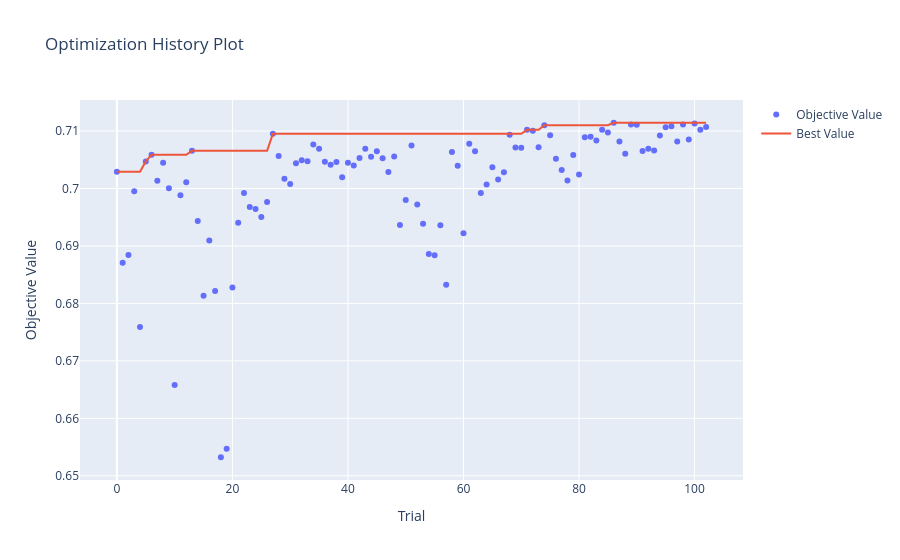
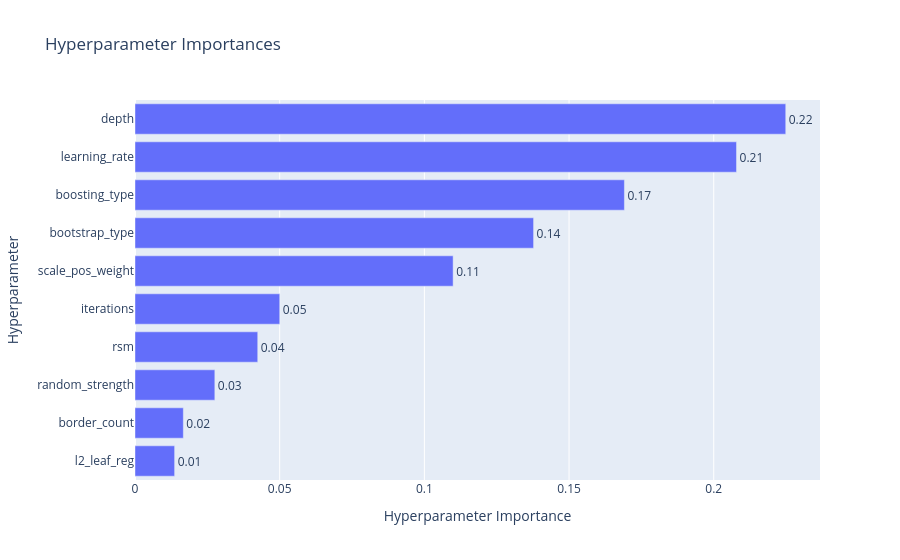

The notebook cell saved with these charts, in order:
### Markdown cell above
### 100k

### Code cell
# Parameter tuning settings
timeout_seconds = 60 * 60 * 3
no_improvement_trials = 100

# Split the 100k dataset to evaluate on holdout after tuning
X_tuning = train_100k_X.head(80000)
y_tuning = train_100k_y_cat.head(80000)
X_val_holdout = train_100k_X.tail(20000)
y_val_holdout = train_100k_y_cat.tail(20000)


# Define the objective function for Optuna to optimize
def objective_catboost(trial):
    # Possible parameters to tune with ranges
    params = {
        "iterations": trial.suggest_int(
            "iterations", 100, 1000
        ),  # Number of boosting rounds (equivalent to n_estimators)
        "learning_rate": trial.suggest_float(
            "learning_rate", 0.005, 0.2, log=True
        ),  # Step size
        "depth": trial.suggest_int(
            "depth", 2, 10
        ),  # Max tree depth. Low to reduce overfitting on small datasets
        "l2_leaf_reg": trial.suggest_float(
            "l2_leaf_reg", 1e-8, 100.0, log=True
        ),  # L2 regularization (equivalent to reg_lambda/reg_alpha)
        "random_strength": trial.suggest_float(
            "random_strength", 1e-3, 10.0, log=True
        ),  # Amount of randomness in scoring splits
        "rsm": trial.suggest_float(
            "rsm", 0.2, 1.0
        ),  # Random subspace method (feature subsampling, equivalent to colsample_bytree)
        "border_count": trial.suggest_int(
            "border_count", 64, 254
        ),  # Max bins for continuous features (equivalent to max_bin)
        "scale_pos_weight": trial.suggest_float(
            "scale_pos_weight", 2.0, 10.0
        ),  # Class balancing weight for imbalanced target
        "objective": "Logloss",  # Binary classification objective
        "random_seed": 42,  # Fixed seed for reproducibility
        "thread_count": 1,  # Use single thread to avoid issues with parallelism in Optuna (equivalent to n_jobs)
        "verbose": False,  # Suppress CatBoost output
        "boosting_type": trial.suggest_categorical(
            "boosting_type", ["Plain", "Ordered"]
        ),  # Boosting type
        "bootstrap_type": trial.suggest_categorical(
            "bootstrap_type", ["Bayesian", "Bernoulli", "MVS"]
        ),  # Bootstrap method for sampling data
        "cat_features": cat_cols,  # Categorical features
        "verbose": False,  # Suppress CatBoost output
    }

    if params["boosting_type"] == "Ordered":  # Ordered boosting
        params["grow_policy"] = "SymmetricTree"  # Growth of trees
    else:
        params["grow_policy"] = trial.suggest_categorical(
            "grow_policy", ["SymmetricTree", "Depthwise", "Lossguide"]
        )  # Growth of trees

    if params["grow_policy"] == "Lossguide":  # Lossguide grow policy
        params["max_leaves"] = trial.suggest_int(
            "max_leaves", 5, 512
        )  # Max leaves per tree. Low to prevent memorizing small data
        params["min_data_in_leaf"] = trial.suggest_int(
            "min_data_in_leaf", 10, 500
        )  # Min data in one leaf (equivalent to min_child_samples)
        params["score_function"] = "L2"  # Scoring function for split quality
    elif params["grow_policy"] == "Depthwise":  # Depthwise grow policy
        params["min_data_in_leaf"] = trial.suggest_int(
            "min_data_in_leaf", 10, 500
        )  # Min data in one leaf (equivalent to min_child_samples)
        params["score_function"] = trial.suggest_categorical(
            "score_function", ["L2", "Cosine"]
        )  # Scoring function for split quality
    else:
        params["score_function"] = trial.suggest_categorical(
            "score_function", ["L2", "Cosine"]
        )  # Scoring function for split quality

    if params["bootstrap_type"] == "Bayesian":  # Bayesian bootstrap
        params["bagging_temperature"] = trial.suggest_float(
            "bagging_temperature", 0, 10
        )  # Intensity of Bayesian bootstrap
    else:
        params["subsample"] = trial.suggest_float(
            "subsample", 0.2, 1.0
        )  # Subsample ratio

    # TimeSeriesSplit to respect temporal order of data 5 splits for 5-fold CV
    tscv = TimeSeriesSplit(n_splits=5)
    cv_scores = []

    # 5-fold CV cycle
    for train_idx, val_idx in tscv.split(X_tuning):
        X_tr, X_val = X_tuning.iloc[train_idx], X_tuning.iloc[val_idx]
        y_tr, y_val = y_tuning.iloc[train_idx], y_tuning.iloc[val_idx]

        model = CatBoostClassifier(**params)

        # Suppress warnings during fitting
        with warnings.catch_warnings():
            warnings.simplefilter("ignore")
            model.fit(X_tr, y_tr)

        # Calculate AUC
        preds = model.predict_proba(X_val)[:, 1]
        cv_scores.append(roc_auc_score(y_val, preds))

    # Return mean AUC across folds as the objective value to maximize
    return np.mean(cv_scores)


# Custom callback to stop optimization if no improvement in best AUC for a certain number of trials
def stop_optuna(study, trial):
    if study.best_trial.number + no_improvement_trials <= trial.number:
        print(
            f"\n[Early Stop] No improvement in {no_improvement_trials} trials. Stopping optimization."
        )
        study.stop()


# Create Optuna study and optimize
study_catboost = optuna.create_study(
    direction="maximize", sampler=optuna.samplers.TPESampler(seed=42)
)
study_catboost.optimize(
    objective_catboost, timeout=timeout_seconds, n_jobs=-1, callbacks=[stop_optuna]
)

# Print best results and optimal parameters
print("\n" + "=" * 40)
print(f"BEST AUC: {study_catboost.best_value:.4f}")
print("BEST PARAMETERS:")

print("best_params = {")
for k, v in study_catboost.best_params.items():
    if isinstance(v, str):
        print(f'    "{k}": "{v}",')
    else:
        print(f'    "{k}": {v},')
print("}")

# Calculate and print parameter importance
print("\n--- PARAMETER IMPORTANCE ---")
importances = optuna.importance.get_param_importances(study_catboost)
for param, importance in importances.items():
    print(f"  {param:20}: {importance:.4f}")
print("=" * 40)

# Generate and show visualizations of optimization history,
# parameter importance and parallel coordinate plot
fig1 = plot_optimization_history(study_catboost)
fig1.show()

fig2 = plot_param_importances(study_catboost)
fig2.show()

fig3 = plot_parallel_coordinate(
    study_catboost,
    params=[
        "iterations",
        "learning_rate",
        "depth",
        "l2_leaf_reg",
        "random_strength",
        "rsm",
        "border_count",
        "scale_pos_weight",
        "boosting_type",
        "bootstrap_type",
        "grow_policy",
    ],
)
fig3.show()

# Save visualizations as HTML files
fig1.write_html(CATBOOST_TUNING_DIR_CAT / "optuna_catboost_100k_history.html")
fig2.write_html(CATBOOST_TUNING_DIR_CAT / "optuna_catboost_100k_importance.html")
fig3.write_html(CATBOOST_TUNING_DIR_CAT / "optuna_catboost_100k_parallel.html")

### Figure 1 — Plotly figure (JSON) as saved in the notebook; plotly's stock layout.template omitted (floating-point values rounded to 4 significant figures)
{"data": [{"mode": "markers", "name": "Objective Value", "type": "scatter", "x": [0, 1, 2, 3, 4, 5, 6, 7, 8, 9, 10, 11, 12, 13, 14, 15, 16, 17, 18, 19, 20, 21, 22, 23, 24, 25, 26, 27, 28, 29, 30, 31, 32, 33, 34, 35, 36, 37, 38, 39, 40, 41, 42, 43, 44, 45, 46, 47, 48, 49, 50, 51, 52, 53, 54, 55, 56, 57, 58, 59, 60, 61, 62, 63, 64, 65, 66, 67, 68, 69, 70, 71, 72, 73, 74, 75, 76, 77, 78, 79, 80, 81, 82, 83, 84, 85, 86, 87, 88, 89, 90, 91, 92, 93, 94, 95, 96, 97, 98, 99, 100, 101, 102], "y": [0.7029, 0.6871, 0.6884, 0.6995, 0.6759, 0.7047, 0.7059, 0.7013, 0.7045, 0.7, 0.6658, 0.6988, 0.7011, 0.7066, 0.6944, 0.6813, 0.691, 0.6822, 0.6532, 0.6547, 0.6828, 0.694, 0.6992, 0.6968, 0.6964, 0.695, 0.6976, 0.7095, 0.7057, 0.7017, 0.7008, 0.7044, 0.7049, 0.7048, 0.7076, 0.7069, 0.7047, 0.7041, 0.7046, 0.7019, 0.7045, 0.704, 0.7053, 0.7069, 0.7055, 0.7065, 0.7053, 0.7029, 0.7056, 0.6937, 0.698, 0.7075, 0.6972, 0.6939, 0.6886, 0.6884, 0.6936, 0.6832, 0.7064, 0.704, 0.6922, 0.7078, 0.7065, 0.6992, 0.7007, 0.7037, 0.7016, 0.7028, 0.7094, 0.7071, 0.7071, 0.7102, 0.71, 0.7072, 0.711, 0.7093, 0.7052, 0.7032, 0.7014, 0.7058, 0.7024, 0.7089, 0.709, 0.7084, 0.7102, 0.7098, 0.7114, 0.7082, 0.706, 0.7111, 0.7111, 0.7065, 0.7069, 0.7066, 0.7092, 0.7107, 0.7108, 0.7082, 0.7112, 0.7085, 0.7113, 0.7102, 0.7107]}, {"mode": "lines", "name": "Best Value", "type": "scatter", "x": [0, 1, 2, 3, 4, 5, 6, 7, 8, 9, 10, 11, 12, 13, 14, 15, 16, 17, 18, 19, 20, 21, 22, 23, 24, 25, 26, 27, 28, 29, 30, 31, 32, 33, 34, 35, 36, 37, 38, 39, 40, 41, 42, 43, 44, 45, 46, 47, 48, 49, 50, 51, 52, 53, 54, 55, 56, 57, 58, 59, 60, 61, 62, 63, 64, 65, 66, 67, 68, 69, 70, 71, 72, 73, 74, 75, 76, 77, 78, 79, 80, 81, 82, 83, 84, 85, 86, 87, 88, 89, 90, 91, 92, 93, 94, 95, 96, 97, 98, 99, 100, 101, 102], "y": [0.7029, 0.7029, 0.7029, 0.7029, 0.7029, 0.7047, 0.7059, 0.7059, 0.7059, 0.7059, 0.7059, 0.7059, 0.7059, 0.7066, 0.7066, 0.7066, 0.7066, 0.7066, 0.7066, 0.7066, 0.7066, 0.7066, 0.7066, 0.7066, 0.7066, 0.7066, 0.7066, 0.7095, 0.7095, 0.7095, 0.7095, 0.7095, 0.7095, 0.7095, 0.7095, 0.7095, 0.7095, 0.7095, 0.7095, 0.7095, 0.7095, 0.7095, 0.7095, 0.7095, 0.7095, 0.7095, 0.7095, 0.7095, 0.7095, 0.7095, 0.7095, 0.7095, 0.7095, 0.7095, 0.7095, 0.7095, 0.7095, 0.7095, 0.7095, 0.7095, 0.7095, 0.7095, 0.7095, 0.7095, 0.7095, 0.7095, 0.7095, 0.7095, 0.7095, 0.7095, 0.7095, 0.7102, 0.7102, 0.7102, 0.711, 0.711, 0.711, 0.711, 0.711, 0.711, 0.711, 0.711, 0.711, 0.711, 0.711, 0.711, 0.7114, 0.7114, 0.7114, 0.7114, 0.7114, 0.7114, 0.7114, 0.7114, 0.7114, 0.7114, 0.7114, 0.7114, 0.7114, 0.7114, 0.7114, 0.7114, 0.7114]}, {"marker": {"color": "#cccccc"}, "mode": "markers", "name": "Infeasible Trial", "showlegend": false, "type": "scatter", "x": [], "y": []}], "layout": {"title": {"text": "Optimization History Plot"}, "xaxis": {"title": {"text": "Trial"}}, "yaxis": {"title": {"text": "Objective Value"}}}}

### Figure 2 — Plotly figure (JSON) as saved in the notebook; plotly's stock layout.template omitted (floating-point values rounded to 4 significant figures)
{"data": [{"cliponaxis": false, "hovertemplate": ["l2_leaf_reg (FloatDistribution): 0.013696120868152587<extra></extra>", "border_count (IntDistribution): 0.016701237942924465<extra></extra>", "random_strength (FloatDistribution): 0.027592005521749154<extra></extra>", "rsm (FloatDistribution): 0.042417084770361706<extra></extra>", "iterations (IntDistribution): 0.050022315190040904<extra></extra>", "scale_pos_weight (FloatDistribution): 0.10993818196385155<extra></extra>", "bootstrap_type (CategoricalDistribution): 0.13774200911033105<extra></extra>", "boosting_type (CategoricalDistribution): 0.16913083653343802<extra></extra>", "learning_rate (FloatDistribution): 0.20787342736751413<extra></extra>", "depth (IntDistribution): 0.22488678073163668<extra></extra>"], "name": "Objective Value", "orientation": "h", "text": ["0.01", "0.02", "0.03", "0.04", "0.05", "0.11", "0.14", "0.17", "0.21", "0.22"], "textposition": "outside", "type": "bar", "x": [0.0137, 0.0167, 0.02759, 0.04242, 0.05002, 0.1099, 0.1377, 0.1691, 0.2079, 0.2249], "y": ["l2_leaf_reg", "border_count", "random_strength", "rsm", "iterations", "scale_pos_weight", "bootstrap_type", "boosting_type", "learning_rate", "depth"]}], "layout": {"title": {"text": "Hyperparameter Importances"}, "xaxis": {"title": {"text": "Hyperparameter Importance"}}, "yaxis": {"title": {"text": "Hyperparameter"}}}}
